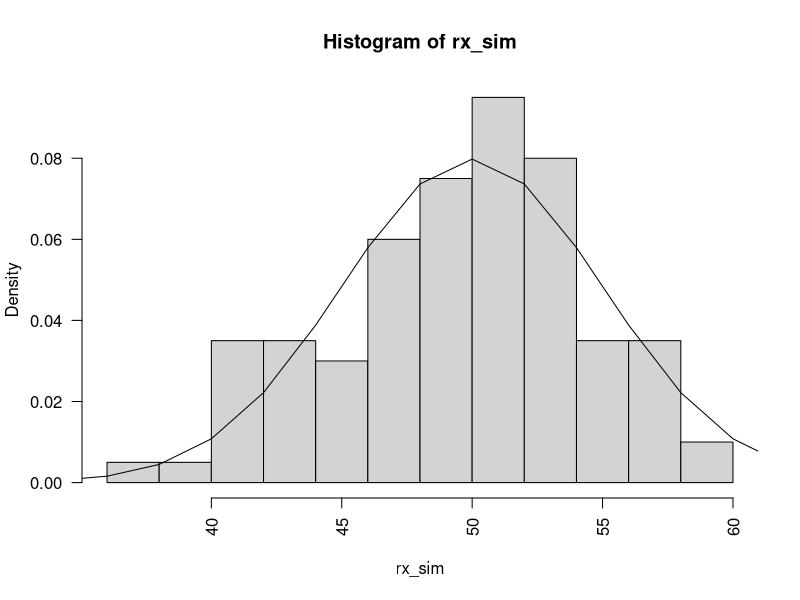
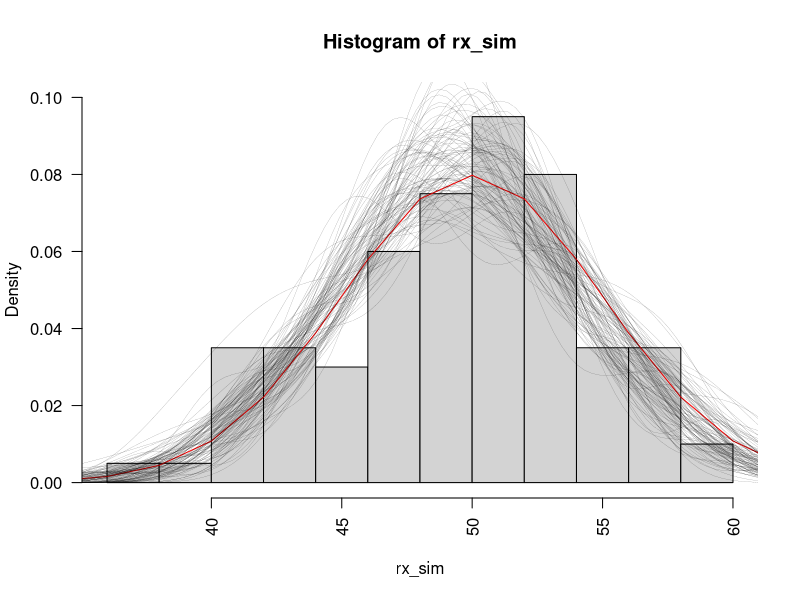

R code for these plots, in order: (Note: this script raises an error after producing the figures.)
## ---- chunk 1
#| label: fig-hist-rx
#| fig-cap: Gráfico de datos simulados.
#| warning: false
# asignar parámetros reales
mu_real <- 50
sd_real <- 5
# simular variable aleatoria normal con media mu_real y desviación estándar sd_real
rx_sim <- rnorm(100, mu_real, sd_real)
# graficar; par(las=2) solo modifica cómo se ven los ticks del gráfico
par(las=2)
# creamos un histograma, el argumento freq = FALSE indica que no cree frecuencia
# (es decir, conteo) sino densidad de probabilidad, que es freq/rango
hist(rx_sim, freq = FALSE)
# la función curve crea una curva continua basada en la función que coloquemos
# como primer argumento, dnorm en este caso; dejamos x sin especificar, pero 
# agregamos from y to para definir el rango del cómputo de la densidad en x;
# notar también que aunque no especificamos x, sí especificamos mean y sd
# finalmente, add=TRUE indica que sobreponga la curva al histograma; sin este
# argumento, no se sobrepondría y crearía un gráfico aparte 
curve(dnorm(x, mean = mu_real, sd = sd_real), from = 0, to = 200, add = TRUE)
## ---- chunk 2
dnorm(rx_sim[1], 10, 3)
## ---- chunk 3
# argumentos:
# theta: numeric de longitud 2, su primer valor es la media, el segundo la sd
# x: numeric con los datos de entrada
neg_log_lik_gaussian <- function(theta, x) {
  # creamos la función de verosimilitud; log=TRUE retorna la transformación
  # logarítmica, de otra forma tendríamos que obtener L, luego l <- log(L)
  l <- dnorm(x, theta[1], theta[2], log=TRUE)
  # dado que ya hicimos la transformación logarítmica, sumamos la log-prob
  # notar que multiplicamos por -1 (signo negativo por delante de sum())
  # esto nos va a retornar la log_likelihood negativa
  -sum(l)
}

# Ahora vamos a definir un vector de parámetros iniciales. La mayoría
# de los algoritmos de optimización necesitan parámetros iniciales para
# comenzar con la búsqueda de los mejores parámetros. 
# Al parámetro inicial de mu lo asignamos al primer valor de rx_sim;
# al parámetro inicial de sd como la media del rango intercuartílico.
# Esto podría funcionar o no; escoger parámetros iniciales es un arte
theta.start <- c(rx_sim[1], IQR(rx_sim)/2)
# Ahora usaremos el algoritmo de optimización no lineal, nlm.
# Se puede pedir ayuda con ?nlm.
# Los argumentos necesarios son una función, los parámetros iniciales,
# el vector x (que es un argumento de la función neg_log_lik_gaussian)
# y agrego el argumento interlim para aumentar la cantidad de iteraciones
# por defecto tiene 100, que pueden ser insuficientes
nlm(neg_log_lik_gaussian, theta.start, x=rx_sim, iterlim = 1e5)
## ---- chunk 4
estimadores <- nlm(neg_log_lik_gaussian, theta.start, x=rx_sim, iterlim = 1e5)
estimadores$estimate
## ---- chunk 5
# simulación de diferentes valores aleatorios
# primero graficamos el histograma original, pero añadimos altura en y
# para mejorar la simulación
hist(rx_sim, freq = FALSE, ylim = c(0, 0.1))
# repetimos la curva original con los datos reales, pero en color rojo
curve(
  dnorm(x, mean = mu_real, sd = sd_real),
  col = 'red',
  from = 0, to = 200, add = TRUE)
# guardamos los estimadores en un vector que llamaremos coefs
coefs <- estimadores$estimate
# simularemos 100 veces la variable aleatoria
nsims <- 100
# la cantidad de X en rx será de 100 también, como nuestro vector original, 
# es decir cada experimento aleatorio será de 100 valores
n <- length(rx_sim)
# usaremos un ciclo for para crear líneas 
for (i in 1:nsims) {
  # creamos una variable aleatoria temporal que se renueva en cada ciclo;
  # usaremos los coeficientes coefs obtenidos con nlm
  rx <- rnorm(n, mean = coefs[1], sd = coefs[2])
  # usaremos la función density() de R, que obtiene densidades
  # usando un algoritmo no paramétrico llamado kernel density estimate;
  # por el momento, lo importante es que permite obtener densidad de probabilidad
  # y la usaremos para crear líneas que sobrelapen al histograma antes creado
  # obtendremos la densidad entre 0 y 150
  den_rx <- density(rx, from = 0, to = 150)
  # la función lines permite añadir elementos al gráfico original, en este
  # caso, el creado con hist(). lwd es el grosor de la línea; haremos 
  # líneas muy delgadas
  lines(den_rx$x, den_rx$y, lwd = 0.1)
}

## ---- chunk 6
# vector de datos aleatorios
x <- c(115, 122, 130, 127, 149, 160, 152, 138, 149, 180)
# coloca correctamente entre las comas los argumentos de la función para
# obtener los estimadores
estimadores <- nlm(, , , iterlim = 1e5)
